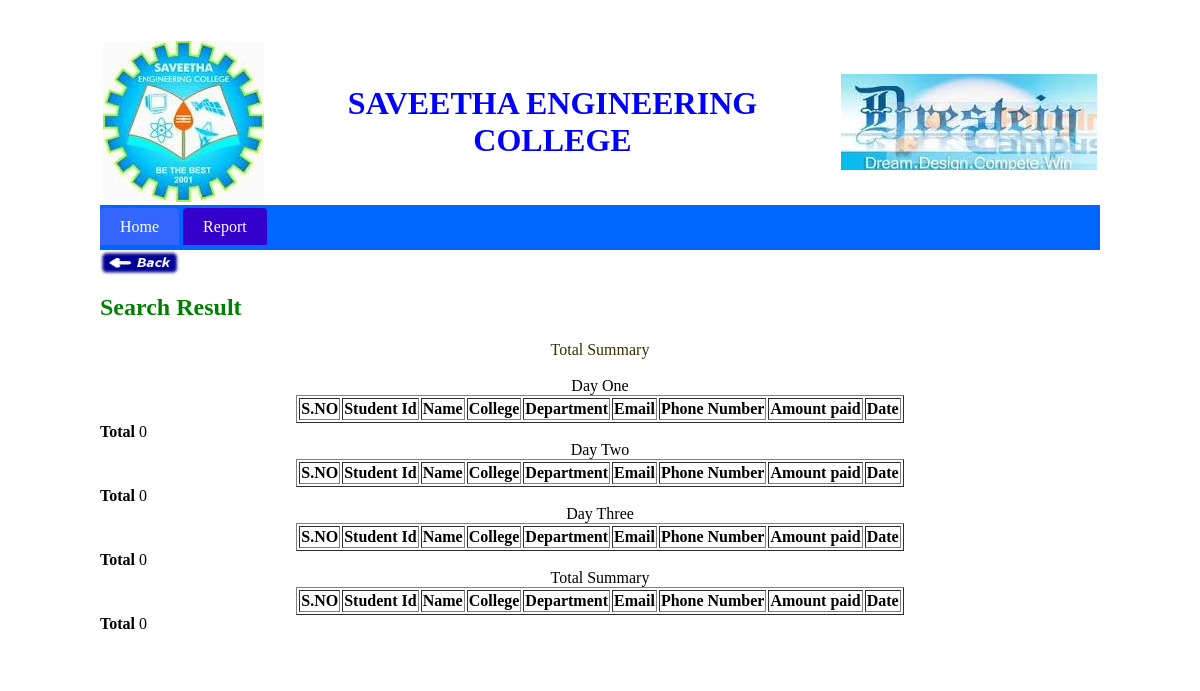
/total_summary.php, run on an earlier commit of the app's database.
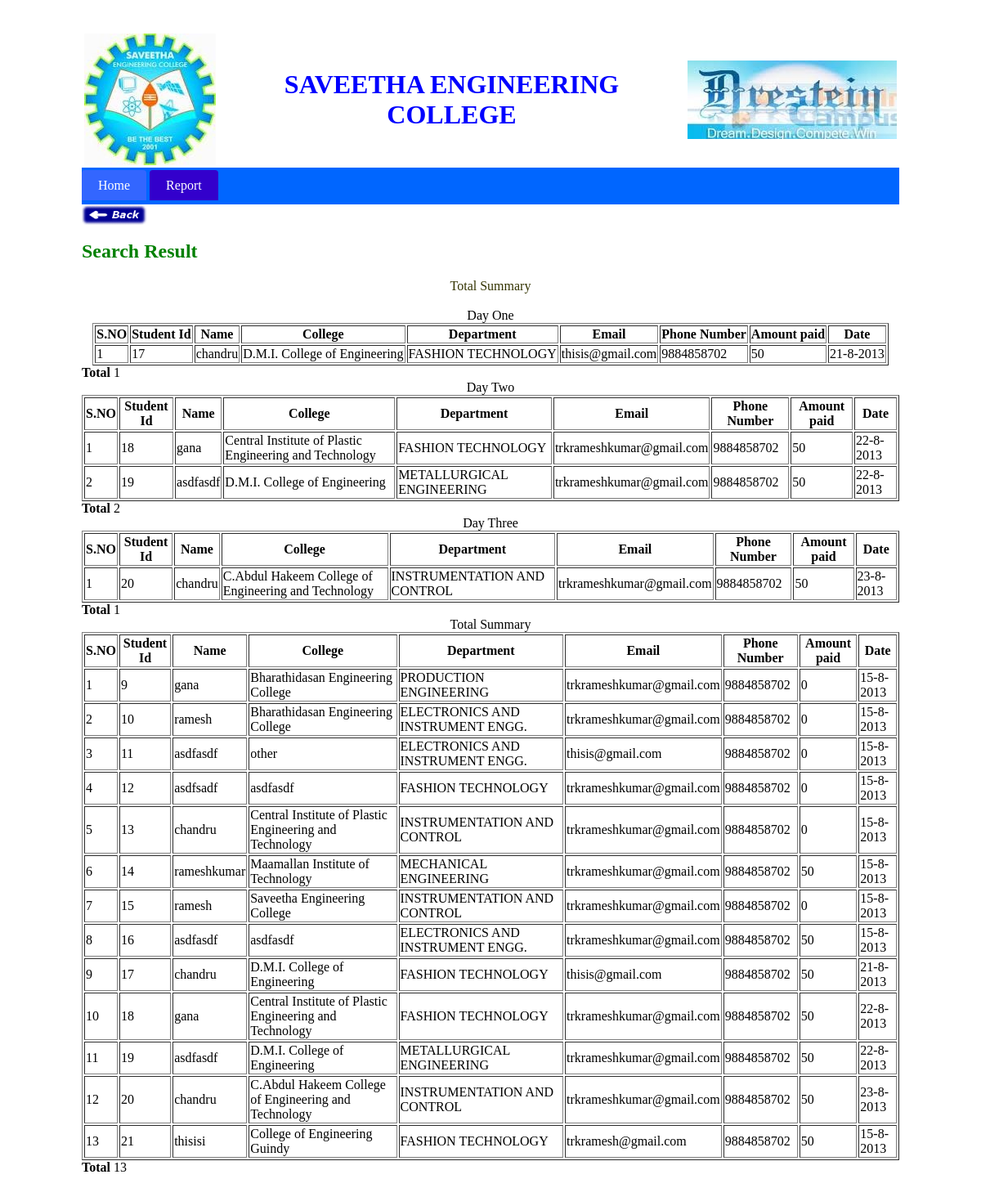
And on a later commit of the database.
### tables this page shows
CREATE TABLE IF NOT EXISTS `participant` (
  `id` int(11) NOT NULL AUTO_INCREMENT,
  `name` varchar(200) NOT NULL,
  `department` varchar(200) NOT NULL,
  `college` text NOT NULL,
  `phone` varchar(200) NOT NULL,
  `email` varchar(200) NOT NULL,
  `amount` int(10) NOT NULL,
  `date` varchar(200) NOT NULL,
  `ip` varchar(200) NOT NULL,
  PRIMARY KEY (`id`)
);

### total_summary.php (the view, shortened to what this page needs)
<!DOCTYPE html PUBLIC "-//W3C//DTD XHTML 1.0 Transitional//EN" "http://www.w3.org/TR/xhtml1/DTD/xhtml1-transitional.dtd">
<html xmlns="http://www.w3.org/1999/xhtml">
<head>
<link  rel="stylesheet" type="text/css" href="form.css" >
</head>
<body>
<div align="center">
<div id="main">
<table border="0" width="100%">
<tr><td width="10%">
<img src="saveetha.jpg"/></td>
<td width="70%"><center><h1>SAVEETHA ENGINEERING COLLEGE</h1></center>
</td>
<td><img src="dr.jpg"/></td></tr>
</table>
<div align="left">
<ul id="menu" style="background-color:#0066FF">
<li ><a href="index.php">Home</a></li>
<li ><a href="search.php" style="background-color:#3300CC;">Report</a></li>
</ul>
</div>
<div align="left"><a href="search.php"><img src="back.gif" width="80" /></a></div>
<?php
echo"<div align=\"left\">
<font color=\"green\" ><h2>Search Result</h2></font>
</div>";
echo "<div id=\"collegename\"><span class=\"headl\">Total Summary</span></div>";
$done = mysql_query("SELECT * FROM participant where date='21-8-2013'");
$dtwo = mysql_query("SELECT * FROM participant where date='22-8-2013'");
$dthree = mysql_query("SELECT * FROM participant where date='23-8-2013'");
$result = mysql_query("SELECT * FROM participant");
echo "Day One";
echo "<table border='1'>
<tr>
<th>S.NO</th>
<th>Student Id</th>
<th>Name</th>
<th>College</th>
<th>Department</th>
<th>Email</th>
<th>Phone Number</th>
<th>Amount paid</th>
<th>Date</th>
</tr>";
$sno1=1;
$total1=0;
while($row = mysql_fetch_array($done))
  {
  echo "<tr>";
  echo "<td>" . $sno1 . "</td>";
  echo "<td>" . $row['id'] . "</td>";
  echo "<td>" . $row['name'] ."</td>";
  echo "<td>" . $row['college'] . "</td>";
 echo "<td>" . $row['department'] . "</td>";
  echo "<td>" . $row['email'] . "</td>";
  echo "<td>" . $row['phone'] . "</td>";
  echo "<td>" . $row['amount'] . "</td>";
  echo "<td>" . $row['date'] . "</td>";
  echo "</tr>";
  $total1++;
  $sno1++;
  }
echo "</table>";
echo"<div align=\"left\">";
echo"<b>Total</b>"." ".$total1;
echo"</div>";
echo "Day Two";
echo "<table border='1'>
<tr>
<th>S.NO</th>
<th>Student Id</th>
<th>Name</th>
<th>College</th>
<th>Department</th>
<th>Email</th>
<th>Phone Number</th>
<th>Amount paid</th>
<th>Date</th>
</tr>";
$sno2=1;
$total2=0;
while($row = mysql_fetch_array($dtwo))
  {
  echo "<tr>";
   echo "<td>" . $sno2 . "</td>";
  echo "<td>" . $row['id'] . "</td>";
  echo "<td>" . $row['name'] . "</td>";
  echo "<td>" . $row['college'] . "</td>";
   echo "<td>" . $row['department'] . "</td>";
  echo "<td>" . $row['email'] . "</td>";
  echo "<td>" . $row['phone'] . "</td>";
  echo "<td>" . $row['amount'] . "</td>";
  echo "<td>" . $row['date'] . "</td>";
  echo "</tr>";
  $total2++;
  $sno2++;
  }
echo "</table>";
echo"<div align=\"left\">";
echo"<b>Total</b>"." ".$total2;
echo"</div>";
echo "Day Three";
echo "<table border='1'>
<tr>
<th>S.NO</th>
<th>Student Id</th>
<th>Name</th>
<th>College</th>
<th>Department</th>
<th>Email</th>
<th>Phone Number</th>
<th>Amount paid</th>
<th>Date</th>
</tr>";
$sno3=1;
$total3=0;
while($row = mysql_fetch_array($dthree))
  {
  echo "<tr>";
   echo "<td>" . $sno3 . "</td>";
  echo "<td>" . $row['id'] . "</td>";
  echo "<td>" . $row['name']."</td>";
  echo "<td>" . $row['college'] . "</td>";
   echo "<td>" . $row['department'] . "</td>";
  echo "<td>" . $row['email'] . "</td>";
  echo "<td>" . $row['phone'] . "</td>";
  echo "<td>" . $row['amount'] . "</td>";
    echo "<td>" . $row['date'] . "</td>";
  echo "</tr>";
  $total3++;
  $sno3++;
  }
echo "</table>";
echo"<div align=\"left\">";
echo"<b>Total</b>"." ".$total3;
echo"</div>";
echo "Total Summary";
echo "<table border='1'>
<tr>
<th>S.NO</th>
<th>Student Id</th>
<th>Name</th>
<th>College</th>
<th>Department</th>
<th>Email</th>
<th>Phone Number</th>
<th>Amount paid</th>
<th>Date</th>
</tr>";
$sno4=1;
$total4=0;
while($row = mysql_fetch_array($result))
  {
  echo "<tr>";
   echo "<td>" . $sno4 . "</td>";
  echo "<td>" . $row['id'] . "</td>";
  echo "<td>" . $row['name']. "</td>";
    echo "<td>" . $row['college'] . "</td>";
   echo "<td>" . $row['department'] . "</td>";
  echo "<td>" . $row['email'] . "</td>";
  echo "<td>" . $row['phone'] . "</td>";
  echo "<td>" . $row['amount'] . "</td>";
    echo "<td>" . $row['date'] . "</td>";
  echo "</tr>";
  $total4++;
  $sno4++;
  }
echo "</table>";
echo"<div align=\"left\">";
echo"<b>Total</b>"." ".$total4;
echo"</div>";
echo"</div>";
?></body>
</html>

### form.css (style rules this page uses)
#collegename { font-family:"Times New Roman", Times, serif; color: #936; }
.headl { font-family:"Times New Roman", Times, serif; color:#330; }
h1 { font: Georgia, serif; color: blue; }
body { font: "Trebuchet MS", Verdana, sans-serif; background-color: FF00FF; color: 696969; }
#main { padding: 30px; background-color: #FFF; border-radius: 0 4px 4px 4px; width:1000px; }
ul#menu { padding: 0px; position: relative; margin: 0; background-color: #09F; }
ul#menu li { display: inline; }
ul#menu li a { background-color:#36F; padding: 10px 20px; text-decoration: none; line-height: 2.8em; color:#FFF; border-radius: 4px 4px 0 0; }

What changed in the data, as far as the page shows it:
added participant: id "17", name "chandru", college "D.M.I. College of Engineering", department "FASHION TECHNOLOGY", email "thisis@gmail.com", phone "9884858702", amount "50", date "21-8-2013"
added participant: id "18", name "gana", college "Central Institute of Plastic Engineering and Technology", department "FASHION TECHNOLOGY", email "trkrameshkumar@gmail.com", phone "9884858702", amount "50", date "22-8-2013"
added participant: id "19", name "asdfasdf", college "D.M.I. College of Engineering", department "METALLURGICAL ENGINEERING", email "trkrameshkumar@gmail.com", phone "9884858702", amount "50", date "22-8-2013"
added participant: id "20", name "chandru", college "C.Abdul Hakeem College of Engineering and Technology", department "INSTRUMENTATION AND CONTROL", email "trkrameshkumar@gmail.com", phone "9884858702", amount "50", date "23-8-2013"
added participant: id "9", name "gana", college "Bharathidasan Engineering College", department "PRODUCTION ENGINEERING", email "trkrameshkumar@gmail.com", phone "9884858702", amount "0", date "15-8-2013"
added participant: id "10", name "ramesh", college "Bharathidasan Engineering College", department "ELECTRONICS AND INSTRUMENT ENGG.", email "trkrameshkumar@gmail.com", phone "9884858702", amount "0", date "15-8-2013"
added participant: id "11", name "asdfasdf", college "other", department "ELECTRONICS AND INSTRUMENT ENGG.", email "thisis@gmail.com", phone "9884858702", amount "0", date "15-8-2013"
added participant: id "12", name "asdfsadf", college "asdfasdf", department "FASHION TECHNOLOGY", email "trkrameshkumar@gmail.com", phone "9884858702", amount "0", date "15-8-2013"
added participant: id "13", name "chandru", college "Central Institute of Plastic Engineering and Technology", department "INSTRUMENTATION AND CONTROL", email "trkrameshkumar@gmail.com", phone "9884858702", amount "0", date "15-8-2013"
added participant: id "14", name "rameshkumar", college "Maamallan Institute of Technology", department "MECHANICAL ENGINEERING", email "trkrameshkumar@gmail.com", phone "9884858702", amount "50", date "15-8-2013"
added participant: id "15", name "ramesh", college "Saveetha Engineering College", department "INSTRUMENTATION AND CONTROL", email "trkrameshkumar@gmail.com", phone "9884858702", amount "0", date "15-8-2013"
added participant: id "16", name "asdfasdf", college "asdfasdf", department "ELECTRONICS AND INSTRUMENT ENGG.", email "trkrameshkumar@gmail.com", phone "9884858702", amount "50", date "15-8-2013"
added participant: id "21", name "thisisi", college "College of Engineering Guindy", department "FASHION TECHNOLOGY", email "trkramesh@gmail.com", phone "9884858702", amount "50", date "15-8-2013"
Also different on the page:
$total1: "0" → "1"
$total2: "0" → "2"
$total3: "0" → "1"
$total4: "0" → "13"
